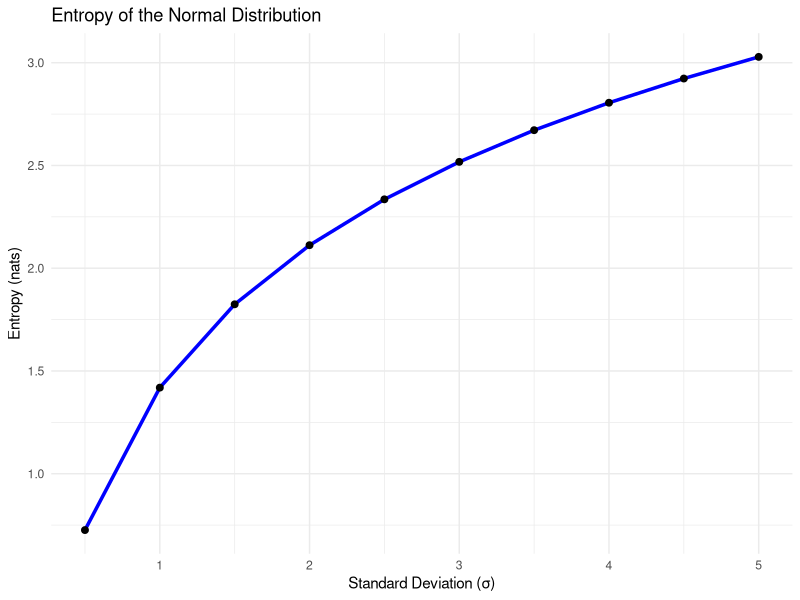
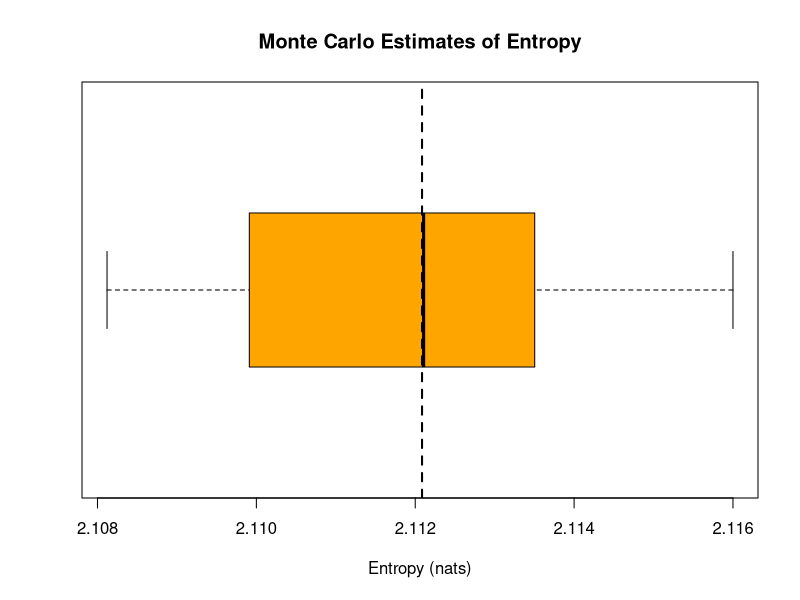

Recreate these plots in R, in order.
## ---- chunk 1
knitr::opts_chunk$set(echo = TRUE)
library(ggplot2)
## ---- chunk 2
mu <- 0
sigma <- 2
entropy_nats <- 0.5 * log(2 * pi * exp(1) * sigma^2)
entropy_bits <- entropy_nats / log(2)

entropy_nats
entropy_bits
## ---- chunk 3
sigma_vals <- seq(0.5, 5, by = 0.5)
entropy_vals <- 0.5 * log(2 * pi * exp(1) * sigma_vals^2)

df <- data.frame(sigma = sigma_vals, entropy = entropy_vals)

ggplot(df, aes(x = sigma, y = entropy)) +
  geom_line(color = "blue", size = 1.2) +
  geom_point(color = "black", size = 2) +
  labs(title = "Entropy of the Normal Distribution",
       x = "Standard Deviation (σ)",
       y = "Entropy (nats)") +
  theme_minimal()
## ---- chunk 4
set.seed(123)
n <- 1e5
y <- rnorm(n, mean = mu, sd = sigma)
f_y <- dnorm(y, mean = mu, sd = sigma)
entropy_mc <- -mean(log(f_y))

entropy_mc
## ---- chunk 5
mc_reps <- replicate(20, {
  y <- rnorm(n, mean = mu, sd = sigma)
  f_y <- dnorm(y, mean = mu, sd = sigma)
  -mean(log(f_y))
})

boxplot(mc_reps, horizontal = TRUE,
        main = "Monte Carlo Estimates of Entropy",
        xlab = "Entropy (nats)",
        col = "orange")
abline(v = entropy_nats, col = "black", lwd = 2, lty = 2)
